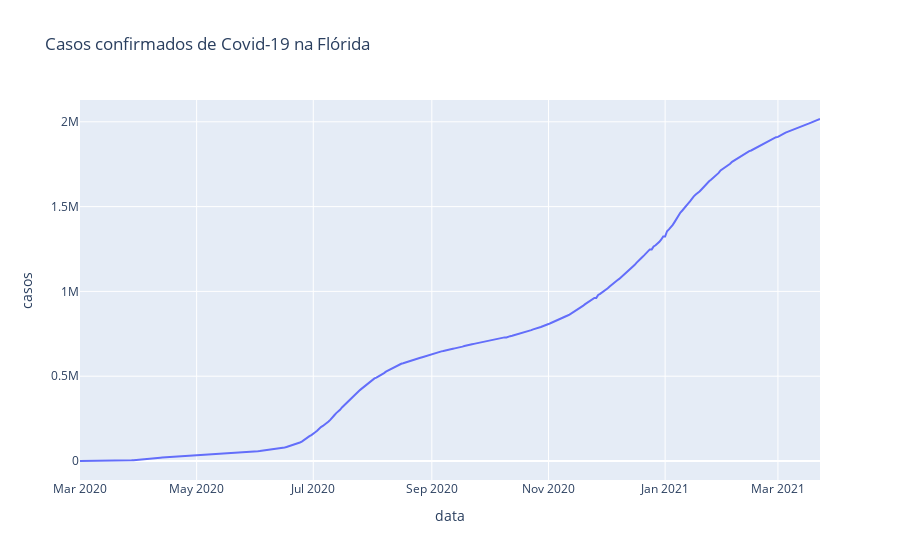

Notebook code for this chart:
### Code cell
# Ver os casos na Flórida
px.line(fl, 'data', 'casos', title='Casos confirmados de Covid-19 na Flórida')

### Figure 1 — Plotly figure (JSON) as saved in the notebook; plotly's stock layout.template omitted (floating-point values rounded to 4 significant figures; data arrays with more than 128 entries replaced by an {"elided": "..."} marker saying what was removed)
{"data": [{"hovertemplate": "data=%{x}<br>casos=%{y}<extra></extra>", "legendgroup": "", "line": {"color": "#636efa", "dash": "solid"}, "mode": "lines", "name": "", "orientation": "v", "showlegend": false, "type": "scatter", "x": {"elided": "388 str values"}, "xaxis": "x", "y": {"elided": "388 int values"}, "yaxis": "y"}], "layout": {"legend": {"tracegroupgap": 0}, "title": {"text": "Casos confirmados de Covid-19 na Flórida"}, "xaxis": {"anchor": "y", "domain": [0, 1], "title": {"text": "data"}}, "yaxis": {"anchor": "x", "domain": [0, 1], "title": {"text": "casos"}}}}
